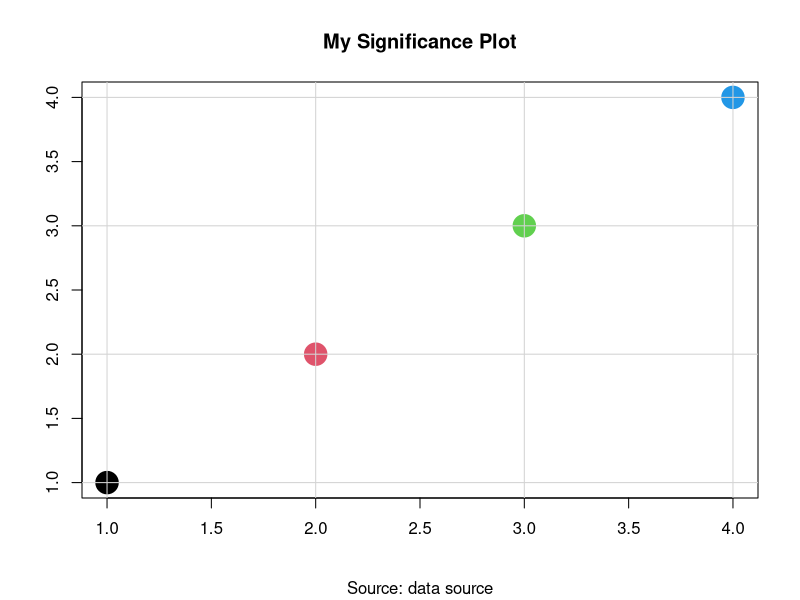
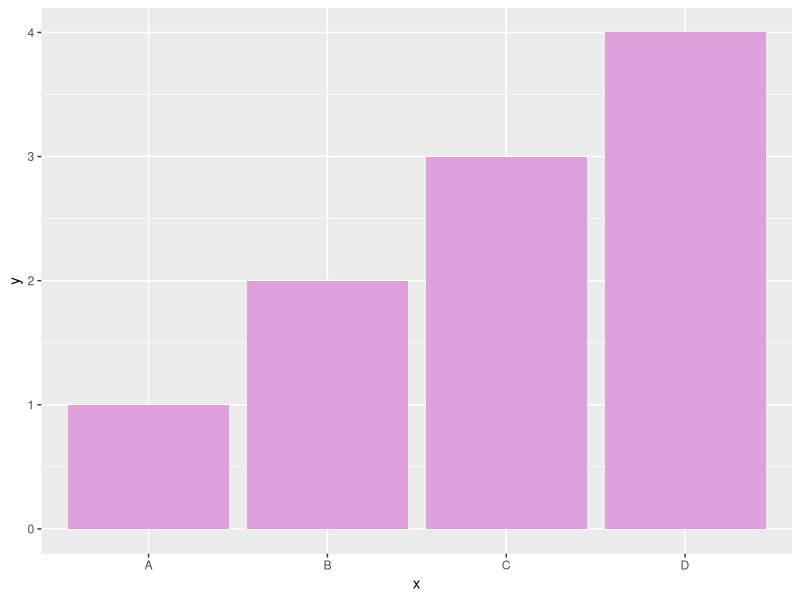
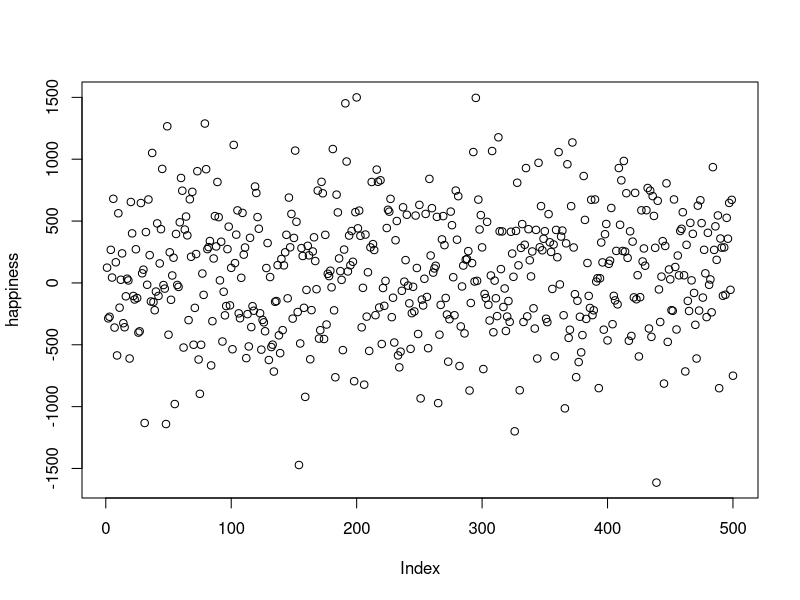
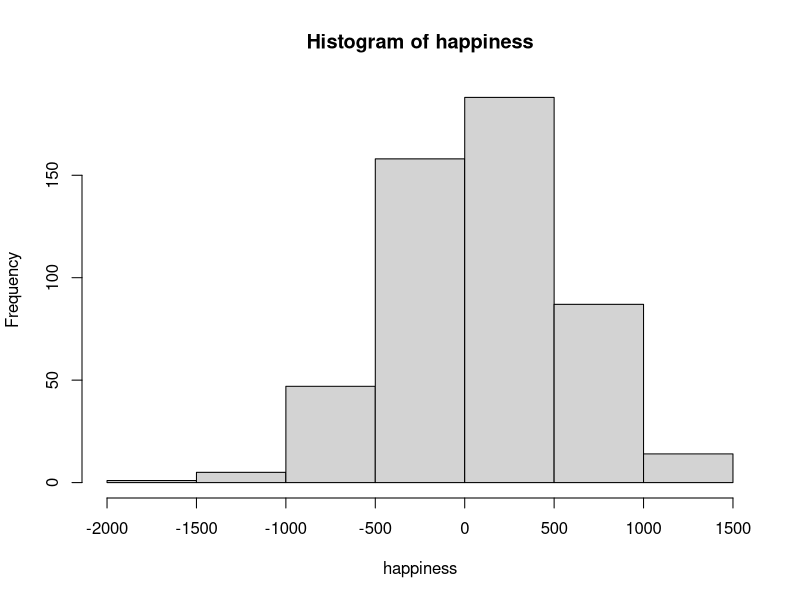
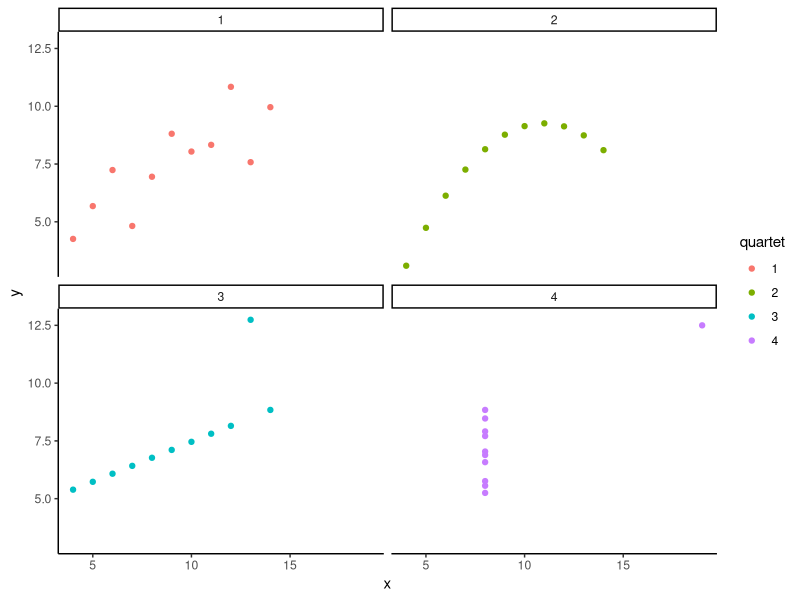

Here is the R script that generated these plots, in order:
## ---- chunk 1
#| label: load-packages
#| include: false

library(tidyverse)
library(palmerpenguins)
library(ggplot2)
## ---- chunk 2

plot(1:4, 1:4, col=1:4, pch=19, cex=3, xlab="", ylab="",
     main = "My Significance Plot",
     sub = "Source: data source")
abline(h=1:4, v=1:4, col = "lightgrey")
## ---- chunk 3
library(ggplot2)
plot_df <- data.frame(x = LETTERS[1:4],
                      y = 1:4)

ggplot(data = plot_df,
       mapping = aes(x = x, y = y)) +
  geom_col(fill = "plum")
## ---- chunk 4

## ---- chunk 5
#| echo: false
happiness <- rnorm(500, 100, 500)
knitr::kable(matrix(round(happiness), ncol=10, nrow=5))
## ---- chunk 6
#| echo: false
plot(happiness)
## ---- chunk 7
#| echo: false
hist(happiness)
## ---- chunk 8
#| echo: false
library(ggplot2)
library(data.table)

ac <- fread("materials/data/anscombe.txt")
ac <- as.data.frame(ac)

ac_long <- data.frame(
  x = c(ac[,1], ac[,3], ac[,5], ac[,7]),
  y = c(ac[,2], ac[,4], ac[,6], ac[,8]),
  quartet = as.factor(rep(1:4, each=11))
)

ggplot(ac_long, aes(x=x, y=y, color=quartet)) +
  geom_point() +
  theme_classic() +
  facet_wrap(~quartet)
